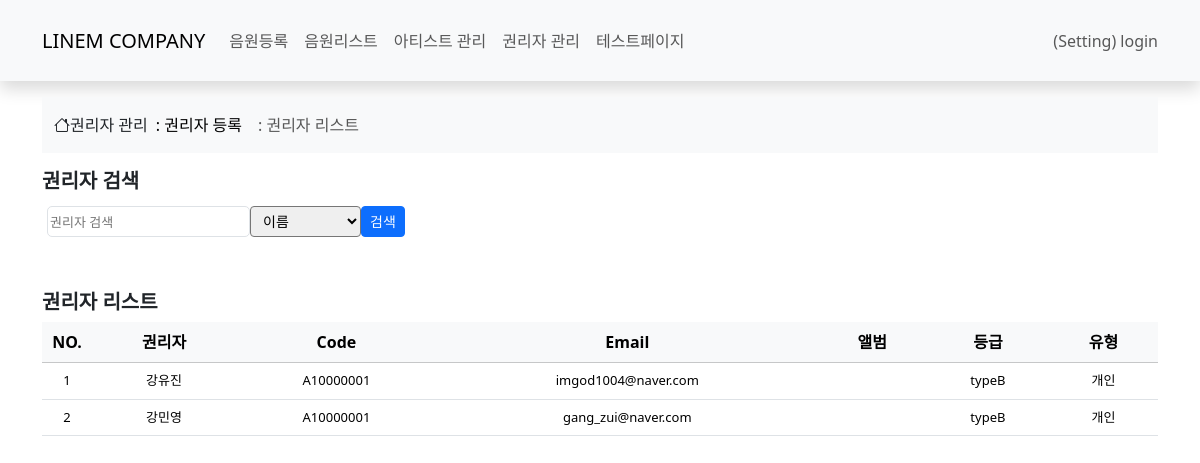
The app's page /maincms/rightholder_list.html, older data.
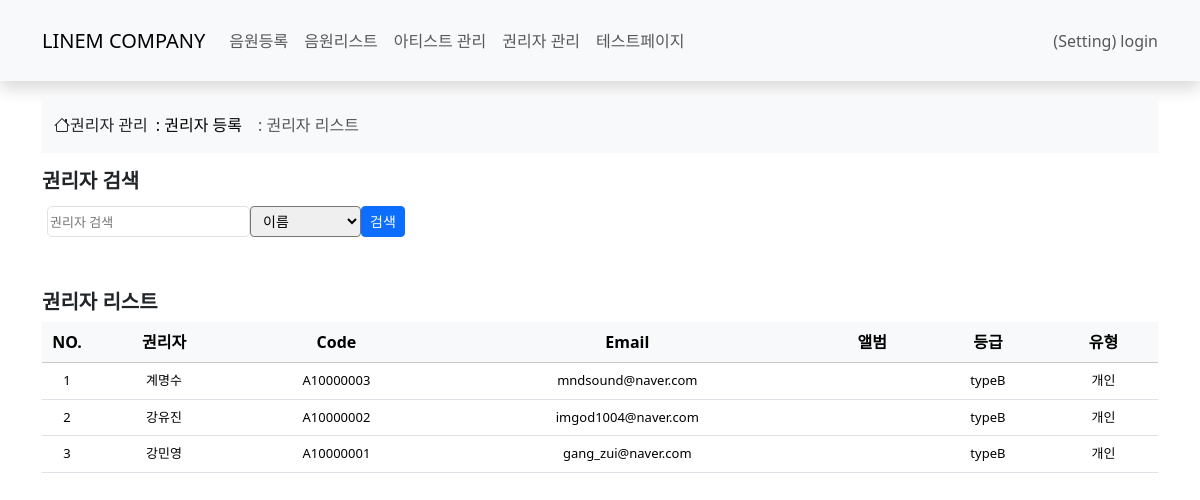
The same page, newer data.
### maincms/models.py (models this page shows, shortened)
class rightholder_cr(models.Model):
    user_id = models.TextField(blank=True,)
    user_code = models.TextField(blank=True,)
    user_name = models.TextField()
    email = models.TextField()
    phone = models.TextField()
    bank_name = models.TextField(blank=True,)
    account_number = models.TextField(blank=True,)
    account_holder = models.TextField(blank=True,)
    user_level = models.TextField(blank=True,)
    user_type = models.TextField(blank=True,)
    registration_num = models.TextField(blank=True,)
    contract_date = models.TextField(blank=True,)
    expiration_date = models.TextField(blank=True,)
    create_date = models.DateTimeField(auto_now_add=True)
    modify_date = models.DateTimeField(auto_now=True)
    albums = models.JSONField(blank=True,)

### maincms/views.py (the view)
# urls.py: path('rightholder_list.html', views.rightholder_list_view, name='rightholder_view'),
def rightholder_list_view(request):
    query = request.GET.get('q', '')  # 검색어
    field = request.GET.get('field', 'user_name')  # 검색 필드 (기본값: user_name)
    valid_fields = ['user_name', 'email']
    if field not in valid_fields:
        field = 'user_name'
    if query:
        filter_kwargs = {f"{field}__icontains": query}
        rightholder_list = rightholder_cr.objects.filter(**filter_kwargs).order_by('-create_date')
    else:
        rightholder_list = rightholder_cr.objects.order_by('-create_date')
    context = { 'rightholder_list' : rightholder_list, 'query': query, 'field': field, 'valid_fields': valid_fields }
    return render(request, 'maincms/rightholder_list.html' ,context)

### templates/maincms/rightholder_list.html (shortened to what this page needs)
{% extends 'maincms_base.html' %}
{% block content %}
{% include "maincms/navbar.html" %}
<div class="container-lg py-3">
    {% include "maincms/rh_navbar.html" %}
    <h5 class="fw-bold mb-2">권리자 검색</h5>
    <form method="get" action="{% url 'maincms:rightholder_view' %}" class="info-field-start mb-5" style="font-size: 13px;">
        <input type="text" name="q" class="form-tr" placeholder="권리자 검색"
               value="{{ search_query }}">
        <select name="field" class="form-select-sm" style="height: 31px;">
            <option value="user_name" {% if field == "user_name" %}selected{% endif %}>이름</option>
        </select>
        <button type="submit" class="btn btn-primary btn-sm">검색</button>
    </form>
    <h5 class="fw-bold mb-2">권리자 리스트</h5>
    <table class="table">
        <thead class="table-light">
            <tr>
            <th scope="col-1" class="text-center" style="width:50px;">NO.</th>
            <th scope="col" class="text-center">권리자</th>
            <th scope="col" class="text-center">Code</th>
            <th scope="col" class="text-center">Email</th>
            <th scope="col" class="text-center">앨범</th>
            <th scope="col" class="text-center">등급</th>
            <th scope="col" class="text-center">유형</th>
            </tr>
        </thead>
        <tbody>
            {% if rightholder_list %}
            {% for p in rightholder_list %}
            <tr style="font-size: 13px;">
                <td class="text-center">{{ forloop.counter }}</td>
                <td class="text-center">{{ p.user_name }}</td>
                <td class="text-center">{{ p.user_code }}</td>
                <td class="text-center">{{ p.email }}</td>
                <td class="text-center">{{ p.albums }}</td>
                <td class="text-center">{{ p.user_level }}</td>
                <td class="text-center">{{ p.user_type }}</td>
            </tr>
            {% endfor %}
            {% else %}
                <tr><td>데이터 없음</td></tr>
            {% endif %}
        </tbody>
     </table>
</div>
{% endblock %}

Row changes from the older to the newer data that the page shows:
added rightholder_cr: user_name "계명수", user_code "A10000003", email "mndsound@naver.com", user_level "typeB", user_type "개인"
changed rightholder_cr "강유진": user_code "A10000001" → "A10000002"
